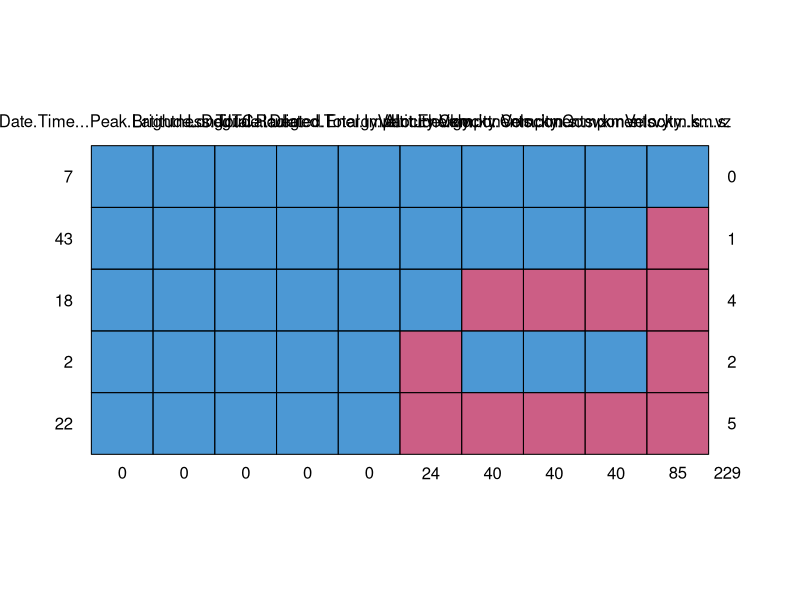
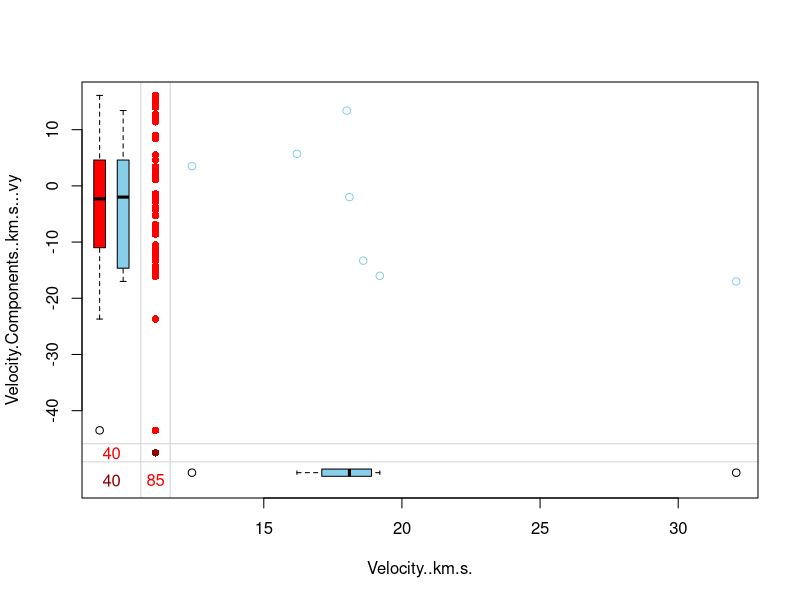

Recreate these plots in R, in order.
# Libraries
library(mice) 
library(VIM)

########## Reading Data ###########
# tacking into considration transforming empty cells to NA 
Fireball_And_Bolide_Reports <- read.csv("Fireball_And_Bolide_Reports.csv", header = T, na.strings = c("","NA"))

View(Fireball_And_Bolide_Reports)


###  Structrure of this Data per col (which shows data types & number of levels for Factor variables)
str(Fireball_And_Bolide_Reports)


### Data Summarize that aslo shows up NA's Values in each Col
summary(Fireball_And_Bolide_Reports)


# Checking on total NA values using Summation (to be more sure after using summary)
sum(is.na(Fireball_And_Bolide_Reports)==TRUE)  # 299


########### Missing Data #############

# Missing Data Percentage
percentage <- function(x) {sum(is.na(x))/length(x)*100}

apply(Fireball_And_Bolide_Reports, 2, percentage)

# To show Missing Data per each col on shape of like Truth Table, value = 1 means that there's no missing data & 0 OW
md.pattern(Fireball_And_Bolide_Reports)

# Observed & Missing relationship (4 times)
md.pairs(Fireball_And_Bolide_Reports)

# red supposed to be for missing data
marginplot(Fireball_And_Bolide_Reports[, c('Velocity..km.s.', 'Velocity.Components..km.s...vy')])


########### IMPUTE ###########

# m for number of completeness (imputation times)
# use cart as it doesn't depend on linear regression 

imputeFire <- mice(Fireball_And_Bolide_Reports , method = "cart")

# To show best method which I'll get the missing data with it
print(imputeFire)

# Showing imputed data of specific col over iterations based on row's number
imputeFire$imp$Altitude..km.

# just to check there's a NA
Fireball_And_Bolide_Reports[39,]
summary(Fireball_And_Bolide_Reports$Velocity..km.s.)


########## Compelete Data ############

# To get imputed data, 1 is supposed refer to m times of imputation of the missing data
newDataFireball <- complete(imputeFire, 1)     # (when change 1, imputed data will change too)
sum(is.na(newDataFireball)==TRUE)  # should be zero now 
View(newDataFireball)
